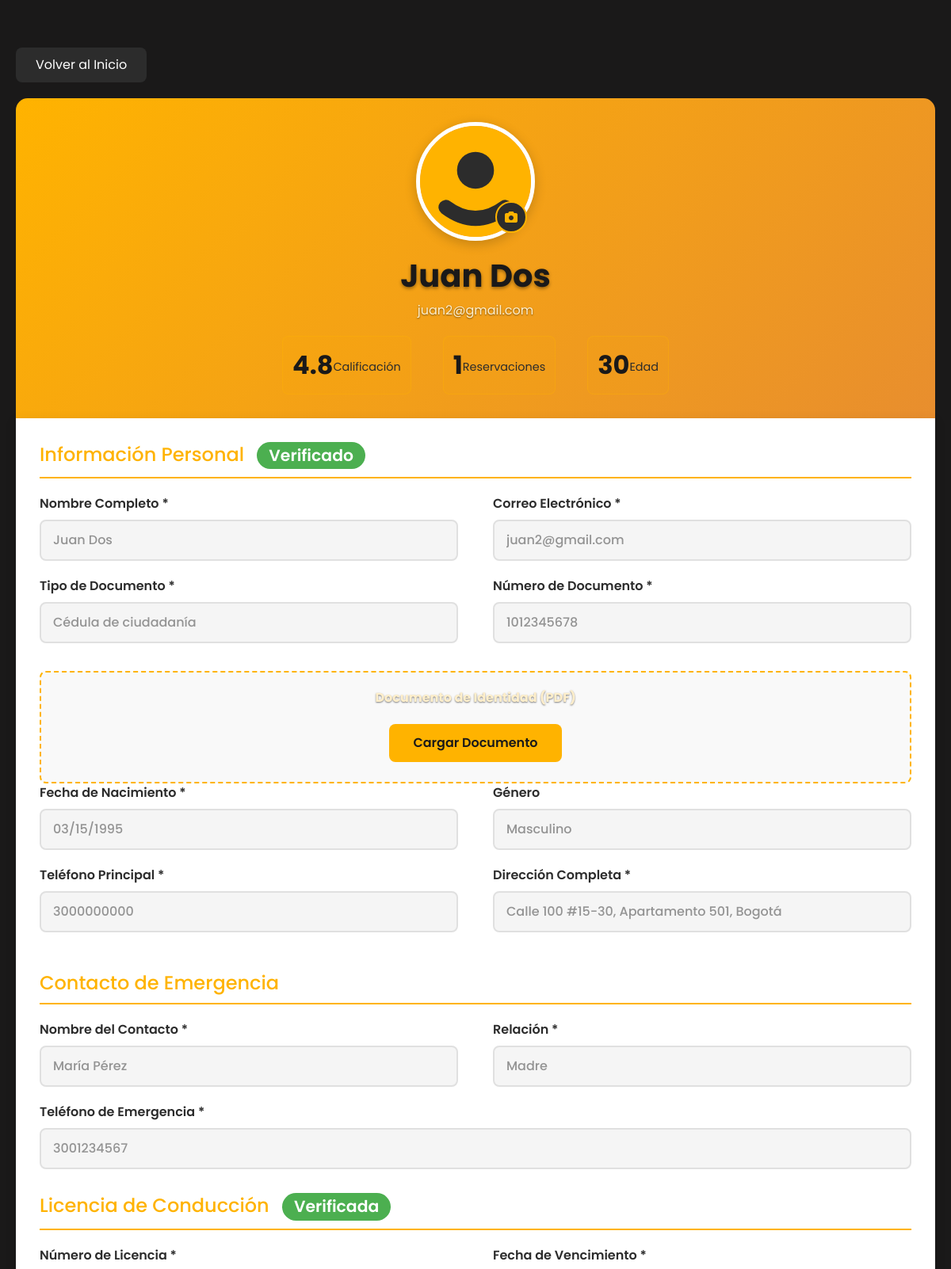
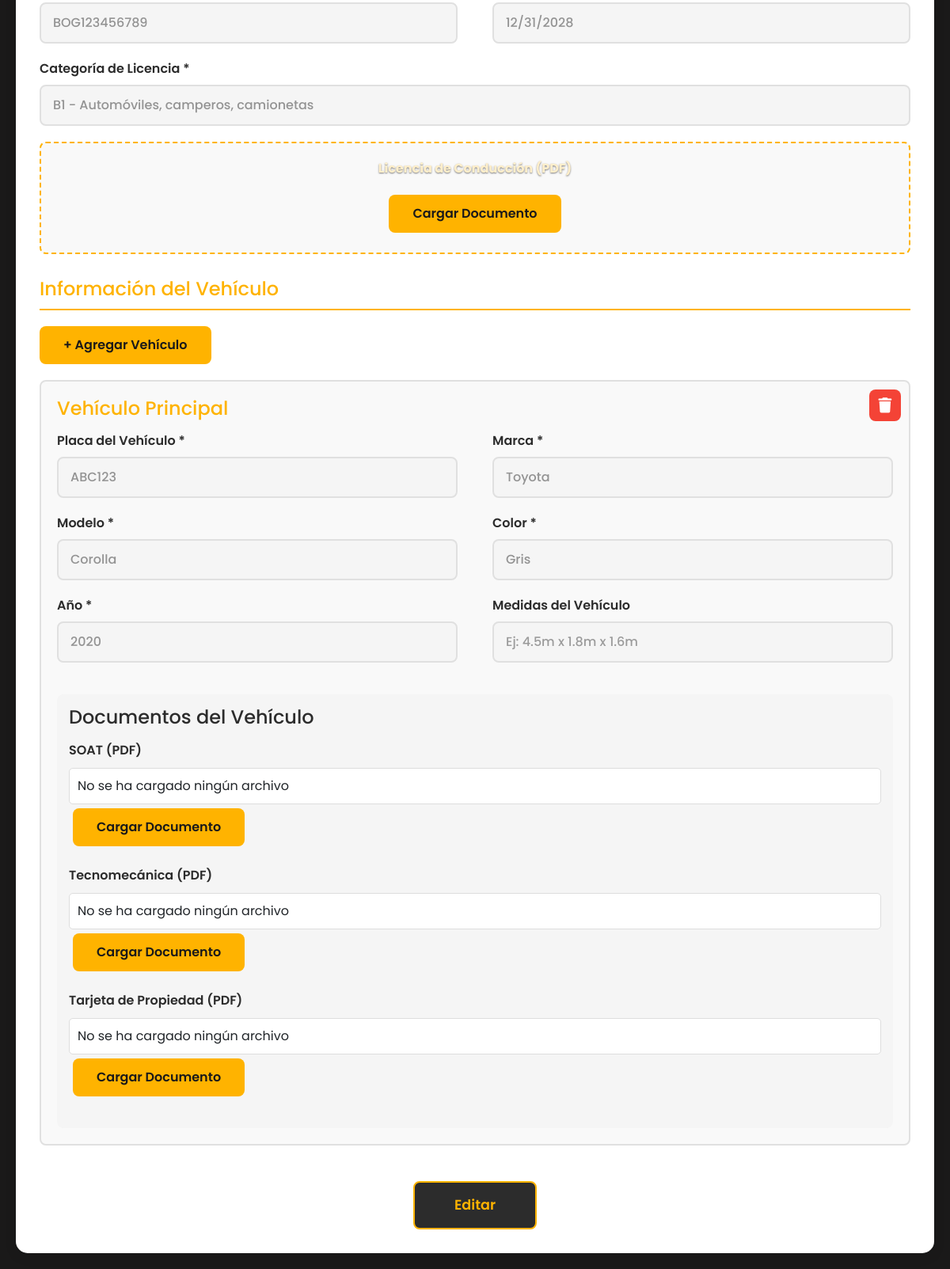
The app's page /driver/profile (signed in) with its own data (2 pictures, top to bottom).
### tables this page shows
CREATE TABLE users (
            id INTEGER PRIMARY KEY AUTOINCREMENT,
            name TEXT NOT NULL,
            email TEXT NOT NULL UNIQUE,
            password BLOB NOT NULL,
            phone TEXT,
            role TEXT
        , document_type TEXT, document_number TEXT, emergency_phone TEXT, emergency_contact_name TEXT, emergency_contact_relationship TEXT, birth_date TEXT, address TEXT, profile_photo TEXT, document_photo TEXT, license_number TEXT, license_expiry_date TEXT, license_category TEXT, license_photo TEXT, gender TEXT, vehicle_plate TEXT, vehicle_brand TEXT, vehicle_model TEXT, vehicle_color TEXT, vehicle_year INTEGER, document_verified TEXT DEFAULT "pendiente", license_verified TEXT DEFAULT "pendiente", rating REAL DEFAULT 0.0, total_reservations INTEGER DEFAULT 0, total_cancellations INTEGER DEFAULT 0, account_status TEXT DEFAULT "activo", last_activity TIMESTAMP);

### app.py (the view)
@app.route('/driver/profile')
def driver_profile():
    if 'user_id' not in session:
        return redirect(url_for('auth.login'))
    from models import get_driver_profile, check_license_validity, get_driver_age
    user_id = session['user_id']
    profile = get_driver_profile(user_id)
    if not profile:
        flash('No se pudo cargar el perfil', 'error')
        return redirect(url_for('driver_index'))
    profile['age'] = get_driver_age(user_id)
    profile['license_validity'] = check_license_validity(user_id)
    return render_template('driver_profile_new.html', profile=profile)

### templates/driver_profile_new.html (shortened to what this page needs)
{% extends "layout.html" %}
{% block content %}
<div class="profile-container">
    <a href="{{ url_for('driver_index') }}" class="back-btn">Volver al Inicio</a>
    <div class="profile-header">
        <div class="profile-photo-container">
            <img
                src="{{ profile.profile_photo or '/static/img/default-avatar.svg' }}"
                alt="Foto de perfil"
                class="profile-photo"
                id="profilePhotoPreview"
            >
            <label for="profilePhotoInput" class="photo-upload-btn" title="Cambiar foto">
                <i class="fas fa-camera"></i>
            </label>
        </div>
        <h1>{{ profile.name }}</h1>
        <p>{{ profile.email }}</p>
        <div class="profile-stats">
            <div class="stat-item">
                <div class="stat-value">{{ "%.1f"|format(profile.rating) }}</div>
                <div class="stat-label">Calificación</div>
            </div>
            <div class="stat-item">
                <div class="stat-value">{{ profile.total_reservations }}</div>
                <div class="stat-label">Reservaciones</div>
            </div>
            <div class="stat-item">
                <div class="stat-value">{{ profile.age or 'N/A' }}</div>
                <div class="stat-label">Edad</div>
            </div>
        </div>
    </div>
    <div class="profile-body">
        <form id="profileForm">
            <h2 class="section-title">
                Información Personal
                {% if profile.document_verified == 'verificado' %}
                    <span class="verification-badge badge-verified">Verificado</span>
                {% elif profile.document_verified == 'rechazado' %}
                    <span class="verification-badge badge-rejected">Rechazado</span>
                {% else %}
                    <span class="verification-badge badge-pending">Pendiente</span>
                {% endif %}
            </h2>
            <div class="row">
                <div class="form-group">
                    <label class="form-label">Nombre Completo *</label>
                    <input type="text" class="form-control" name="name" value="{{ profile.name }}" required disabled>
                </div>
                <div class="form-group">
                    <label class="form-label">Correo Electrónico *</label>
                    <input type="email" class="form-control" value="{{ profile.email }}" disabled>
                </div>
            </div>
            <div class="row">
                <div class="form-group">
                    <label class="form-label">Tipo de Documento *</label>
                    <select class="form-control" name="document_type" required disabled>
                        <option value="Cédula de ciudadanía" {{ 'selected' if profile.document_type == 'Cédula de ciudadanía' }}>Cédula de ciudadanía</option>
                    </select>
                </div>
                <div class="form-group">
                    <label class="form-label">Número de Documento *</label>
                    <input type="text" class="form-control" name="document_number" value="{{ profile.document_number or '' }}" required disabled>
                </div>
            </div>
            <div class="document-upload">
                <p><strong>Documento de Identidad (PDF)</strong></p>
                <button type="button" class="upload-btn" onclick="document.getElementById('documentPdfInput').click()">
                    Cargar Documento
                </button>
            </div>
            <div class="row">
                <div class="form-group">
                    <label class="form-label">Fecha de Nacimiento *</label>
                    <input type="date" class="form-control" name="birth_date" value="{{ profile.birth_date or '' }}" required disabled>
                </div>
                <div class="form-group">
                    <label class="form-label">Género</label>
                    <select class="form-control" name="gender" disabled>
                        <option value="Masculino" {{ 'selected' if profile.gender == 'Masculino' }}>Masculino</option>
                    </select>
                </div>
            </div>
            <div class="row">
                <div class="form-group">
                    <label class="form-label">Teléfono Principal *</label>
                    <input type="tel" class="form-control" name="phone" value="{{ profile.phone or '' }}" required disabled>
                </div>
                <div class="form-group">
                    <label class="form-label">Dirección Completa *</label>
                    <input type="text" class="form-control" name="address" value="{{ profile.address or '' }}" required disabled>
                </div>
            </div>
            <h2 class="section-title">Contacto de Emergencia</h2>
            <div class="row">
                <div class="form-group">
                    <label class="form-label">Nombre del Contacto *</label>
                    <input type="text" class="form-control" name="emergency_contact_name" value="{{ profile.emergency_contact_name or '' }}" required disabled>
                </div>
                <div class="form-group">
                    <label class="form-label">Relación *</label>
                    <select class="form-control" name="emergency_contact_relationship" required disabled>
                        <option value="Madre" {{ 'selected' if profile.emergency_contact_relationship == 'Madre' }}>Madre</option>
                    </select>
                </div>
            </div>
            <div class="form-group">
                <label class="form-label">Teléfono de Emergencia *</label>
                <input type="tel" class="form-control" name="emergency_phone" value="{{ profile.emergency_phone or '' }}" required disabled>
            </div>
            <h2 class="section-title">
                Licencia de Conducción
                {% if profile.license_verified == 'verificado' %}
                    <span class="verification-badge badge-verified">Verificada</span>
                {% elif profile.license_verified == 'rechazado' %}
                    <span class="verification-badge badge-rejected">Rechazada</span>
                {% else %}
                    <span class="verification-badge badge-pending">Pendiente</span>
                {% endif %}
            </h2>
            <div class="row">
                <div class="form-group">
                    <label class="form-label">Número de Licencia *</label>
                    <input type="text" class="form-control" name="license_number" value="{{ profile.license_number or '' }}" required disabled>
                </div>
                <div class="form-group">
                    <label class="form-label">Fecha de Vencimiento *</label>
                    <input type="date" class="form-control" name="license_expiry_date" value="{{ profile.license_expiry_date or '' }}" required disabled>
                </div>
            </div>
            <div class="form-group">
                <label class="form-label">Categoría de Licencia *</label>
                <select class="form-control" name="license_category" required disabled>
                    <option value="B1" {{ 'selected' if profile.license_category == 'B1' }}>B1 - Automóviles, camperos, camionetas</option>
                </select>
            </div>
            <div class="document-upload">
                <p><strong>Licencia de Conducción (PDF)</strong></p>
                <button type="button" class="upload-btn" onclick="document.getElementById('licensePdfInput').click()">
                    Cargar Documento
                </button>
            </div>
            <h2 class="section-title">Información del Vehículo</h2>
            <button type="button" class="add-vehicle-btn" id="addVehicleBtn">+ Agregar Vehículo</button>
            <div id="vehiclesContainer">
                {% if profile.vehicle_plate %}
                <div class="vehicle-item" data-vehicle-id="1">
                    <button type="button" class="remove-vehicle-btn" onclick="removeVehicle(this)" title="Eliminar vehículo">
                        <i class="fas fa-trash"></i>
                    </button>
                    <h4>Vehículo Principal</h4>
                    <div class="row">
                        <div class="form-group">
                            <label class="form-label">Placa del Vehículo *</label>
                            <input type="text" class="form-control vehicle-plate" name="vehicle_plate" value="{{ profile.vehicle_plate or '' }}" style="text-transform: uppercase;" disabled>
                        </div>
                        <div class="form-group">
                            <label class="form-label">Marca *</label>
                            <input type="text" class="form-control" name="vehicle_brand" value="{{ profile.vehicle_brand or '' }}" disabled>
                        </div>
                    </div>
                    <div class="row">
                        <div class="form-group">
                            <label class="form-label">Modelo *</label>
                            <input type="text" class="form-control" name="vehicle_model" value="{{ profile.vehicle_model or '' }}" disabled>
                        </div>
                        <div class="form-group">
                            <label class="form-label">Color *</label>
                            <input type="text" class="form-control" name="vehicle_color" value="{{ profile.vehicle_color or '' }}" disabled>
                        </div>
                    </div>
                    <div class="row">
                        <div class="form-group">
                            <label class="form-label">Año *</label>
                            <input type="number" class="form-control" name="vehicle_year" value="{{ profile.vehicle_year or '' }}" min="1900" max="2099" disabled>
                        </div>
                        <div class="form-group">
                            <label class="form-label">Medidas del Vehículo</label>
                            <input type="text" class="form-control" name="vehicle_dimensions" value="{{ profile.vehicle_dimensions or '' }}" placeholder="Ej: 4.5m x 1.8m x 1.6m" disabled>
                        </div>
                    </div>
                    <div class="pdf-upload-section">
                        <h4 style="color: #2C2C2C; margin-bottom: 15px;">Documentos del Vehículo</h4>
                        <div class="form-group">
                            <label class="form-label">SOAT (PDF)</label>
                            <div class="file-info" id="soatFileInfo1">No se ha cargado ningún archivo</div>
                            <button type="button" class="upload-btn" onclick="document.getElementById('soatPdfInput1').click()">
                                Cargar Documento
                            </button>
                        </div>
                        <div class="form-group">
                            <label class="form-label">Tecnomecánica (PDF)</label>
                            <div class="file-info" id="tecnoFileInfo1">No se ha cargado ningún archivo</div>
                            <button type="button" class="upload-btn" onclick="document.getElementById('tecnoPdfInput1').click()">
                                Cargar Documento
                            </button>
                        </div>
                        <div class="form-group">
                            <label class="form-label">Tarjeta de Propiedad (PDF)</label>
                            <div class="file-info" id="propiedadFileInfo1">No se ha cargado ningún archivo</div>
                            <button type="button" class="upload-btn" onclick="document.getElementById('propiedadPdfInput1').click()">
                                Cargar Documento
                            </button>
                        </div>
                    </div>
                </div>
                {% endif %}
            </div>
            <div style="text-align: center;">
                <div class="btn-group">
                    <button type="button" class="edit-btn" id="editBtn">Editar</button>
                </div>
            </div>
        </form>
    </div>
</div>
<link rel="stylesheet" href="https://cdnjs.cloudflare.com/ajax/libs/font-awesome/6.0.0/css/all.min.css">
{% endblock %}

### records on screen
users: name "Juan Dos", email "juan2@gmail.com", rating "4.8", total_reservations "1", document_number "1012345678", birth_date "03/15/1995", phone "3000000000", address "Calle 100 #15-30, Apartamento 501, Bogotá", emergency_contact_name "María Pérez", emergency_phone "3001234567", license_number "BOG123456789", license_expiry_date "12/31/2028", vehicle_plate "ABC123", vehicle_brand "Toyota", vehicle_model "Corolla", vehicle_color "Gris", vehicle_year "2020"

### other values on screen
{{ profile.age or 'N/A' }} "30"
